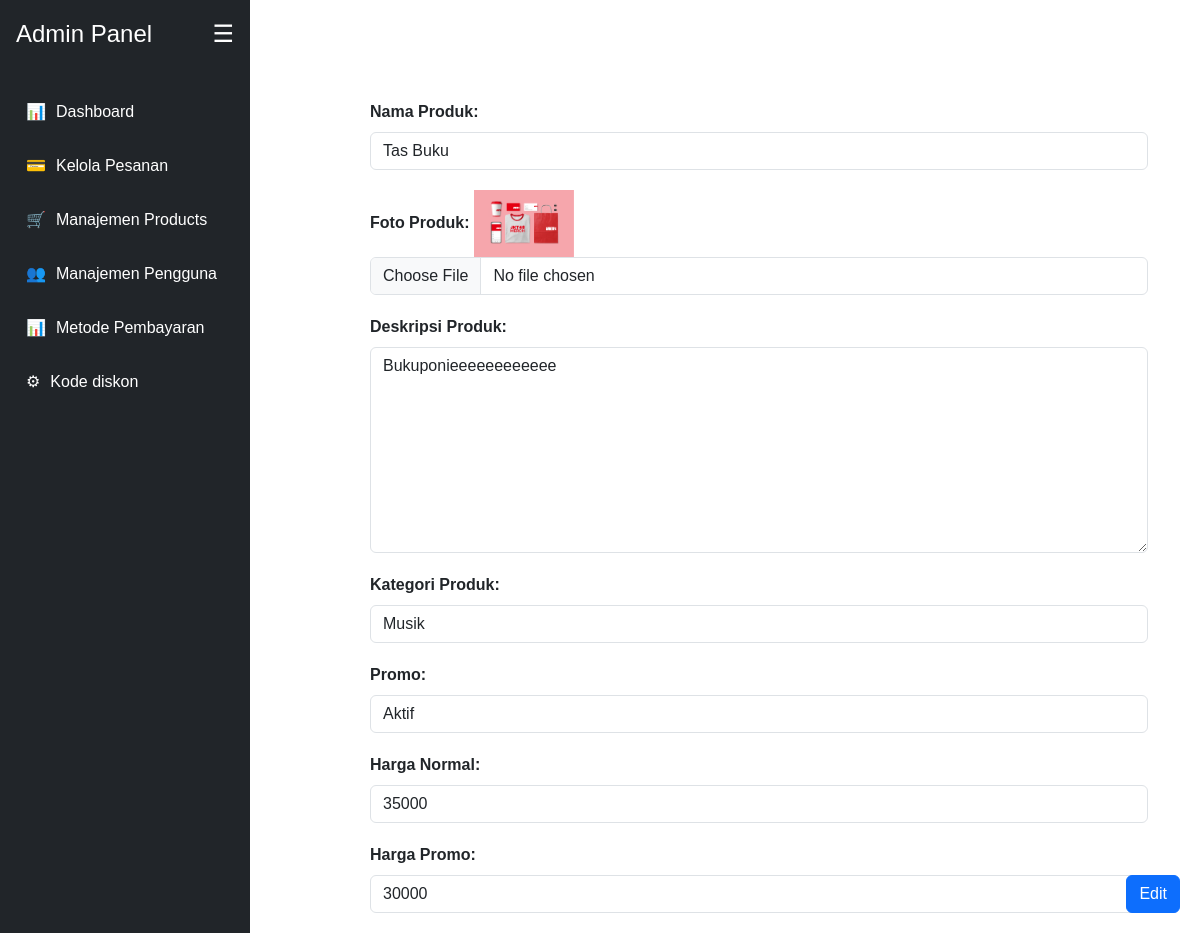
Page /jkt48/editproduk.php?id=17 (signed in) on the committed database.
### tables this page shows
CREATE TABLE `produk` (
  `id_produk` int(11) NOT NULL,
  `nama_produk` varchar(255) DEFAULT NULL,
  `foto_produk` blob DEFAULT NULL,
  `deskripsi_produk` varchar(3000) DEFAULT NULL,
  `kategori_produk` varchar(30) DEFAULT NULL,
  `promo` varchar(15) DEFAULT NULL,
  `harga_normal` decimal(10,0) DEFAULT NULL,
  `harga_promo` decimal(10,0) DEFAULT NULL
);

### jkt48/editproduk.php (the view, shortened to what this page needs)
<!DOCTYPE html>
<html lang="en">
<head>
    <link href="https://stackpath.bootstrapcdn.com/bootstrap/4.5.2/css/bootstrap.min.css" rel="stylesheet">
    <link href="https://maxcdn.bootstrapcdn.com/bootstrap/5.3.0/css/bootstrap.min.css" rel="stylesheet">
    <link rel="stylesheet" href="https://cdn.jsdelivr.net/npm/bootstrap-icons@1.11.3/font/bootstrap-icons.min.css">
</head>
<body>
<div class="d-flex">
    <div class="sidebar flex-shrink-0 p-3 bg-dark" id="sidebar">
        <div class="d-flex align-items-center mb-3 mb-md-0 me-md-auto text-white text-decoration-none">
            <span class="fs-4">Admin Panel</span>
            <span class="hamburger" id="sidebarToggle">&#9776;</span>
        </div>
        <hr>
        <ul class="nav nav-pills flex-column mb-auto">
            <li class="nav-item">
                <a href="#" class="nav-link text-white">
                    <span class="icon">&#128202;</span>
                    <span class="text">Dashboard</span>
                </a>
            </li>
            <li>
                <a href="#" class="nav-link text-white">
                    <span class="icon">&#128179;</span>
                    <span class="text">Kelola Pesanan</span>
                </a>
            </li>
            <li>
                <a href="#" class="nav-link text-white" >
                    <span class="icon">&#128722;</span>
                    <span class="text">Manajemen Products</span>
                </a>
            </li>
            <li>
                <a href="#" class="nav-link text-white">
                    <span class="icon">&#128101;</span>
                    <span class="text">Manajemen Pengguna</span>
                </a>
            </li>
            <li>
                <a href="#" class="nav-link text-white">
                    <span class="icon">&#128202;</span>
                    <span class="text">Metode Pembayaran</span>
                </a>
            </li>
            <li>
                <a href="#" class="nav-link text-white">
                    <span class="icon">&#9881;</span>
                    <span class="text">Kode diskon</span>
                </a>
            </li>
        </ul>
    </div>
  <main>
  <?php
include 'koneksi.php';
if(isset($_GET['id'])) {
    $id = $_GET['id'];
    $query = "SELECT * FROM produk WHERE id_produk = $id";
    $result = mysqli_query($conn, $query);
    if(mysqli_num_rows($result) == 1) {
        $row = mysqli_fetch_assoc($result);
        $nama_produk = $row['nama_produk'];
        $foto_produk = $row['foto_produk'];
        $kategori_produk = $row['kategori_produk'];
        $promo = $row['promo'];
        $harga_normal = $row['harga_normal'];
        $harga_promo = $row['harga_promo'];
        $deskripsi_produk = $row['deskripsi_produk'];
    } else {
        echo "Data tidak ditemukan.";
        exit();
    }
} else {
    echo "ID tidak ditemukan.";
    exit();
}
?>
  <form method="POST" action="proseseditproduk.php" enctype="multipart/form-data">
    <div class="form-group">
        <label for="nama_produk">Nama Produk:</label>
        <input type="text" class="form-control" id="nama_produk" name="nama_produk" value="<?php echo $nama_produk; ?>" >
    </div>
    <div class="form-group">
    <label for="foto_produk">Foto Produk:</label>
    <img src="<?php echo $foto_produk; ?>" alt="foto_produk" style="max-width: 100px; max-height: 100px;"><br>
    <input type="file" class="form-control" id="foto_produk" name="foto_produk" >
</div>
<div class="form-group">
    <label for="deskripsi_produk">Deskripsi Produk:</label>
    <textarea class="form-control" id="deskripsi_produk" name="deskripsi_produk" rows="8"><?php echo $deskripsi_produk; ?></textarea>
</div>
    <div class="form-group">
        <label for="kategori_produk">Kategori Produk:</label>
        <select class="form-control" id="kategori_produk" name="kategori_produk">
            <option value="Musik"<?php echo ($kategori_produk == "Musik") ? "selected" : ""; ?>>Musik</option>
        </select>
    </div>
    <div class="form-group">
        <label for="promo">Promo:</label>
        <select class="form-control" id="promo" name="promo">
            <option value="Aktif"<?php echo ($promo == "Aktif") ? "selected" : ""; ?>>Aktif</option>
        </select>
    </div>
    <div class="form-group">
        <label for="harga_normal">Harga Normal:</label>
        <input type="text" class="form-control" id="harga_normal" name="harga_normal"  value="<?php echo $harga_normal; ?>">
    </div>
    <div class="form-group">
        <label for="harga_promo">Harga Promo:</label>
        <input type="text" class="form-control" id="harga_promo" name="harga_promo"  value="<?php echo $harga_promo; ?>" >
    </div>
    <button type="submit" class="btn btn-primary">Edit</button>
</form>
  </main>
</body>
</html>

### jkt48/editproduk.php (style rules this page uses)
body { font-family: 'Halvetica', sans-serif; }
.sidebar { height:auto; background-color: #343a40; padding-top: 20px; transition: width 0.3s; width: 250px; overflow-y: auto; }
.sidebar a { color: white; padding: 10px; text-decoration: none; display: flex; align-items: center; margin: 5px 0; }
.sidebar a .icon { margin-right: 10px; }
.hamburger { font-size: 24px; cursor: pointer; color: white; margin-left: auto; }
.form-group { margin-bottom: 20px; margin-left:120px; }
form { margin-top:100px; width:200%; }
label { font-weight: bold; }
button { background-color: #007bff; border-color: #007bff; position: fixed; bottom: 20px; right: 20px; z-index: 999; padding: 10px 20px; border-radius: 5px; color: #fff; cursor: pointer; transition: background-color 0.3s, border-color 0.3s, transform 0.3s; }

### rows in the picture
produk: nama_produk "Tas Buku", foto_produk (picture), deskripsi_produk "Bukuponieeeeeeeeeeee", kategori_produk "Musik", promo "Aktif", harga_normal "35000", harga_promo "30000"
